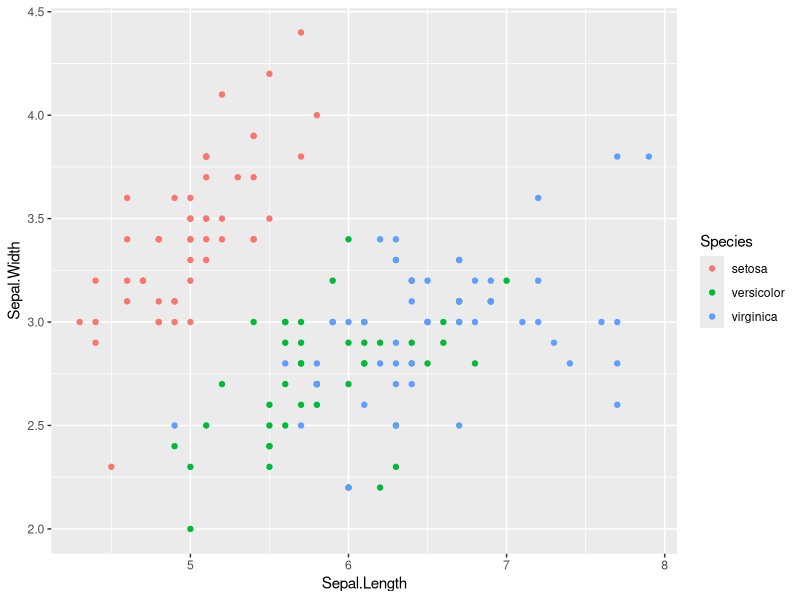
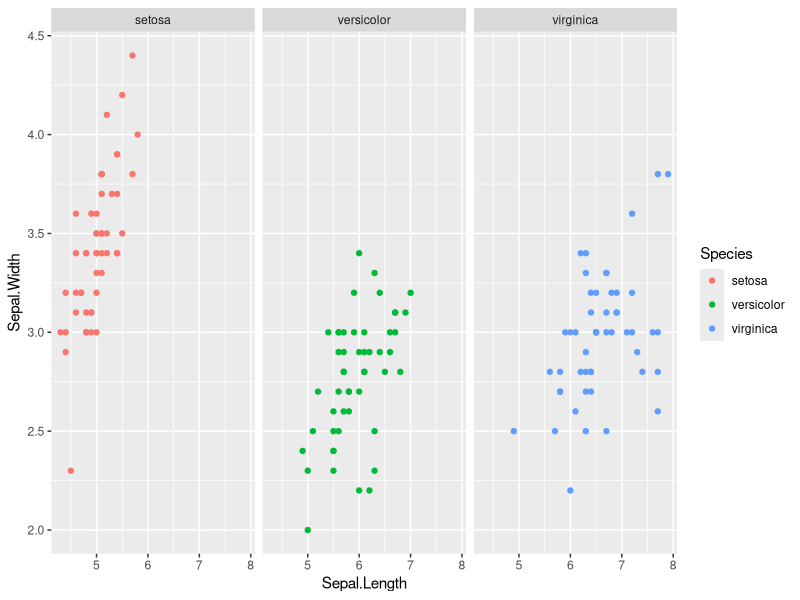
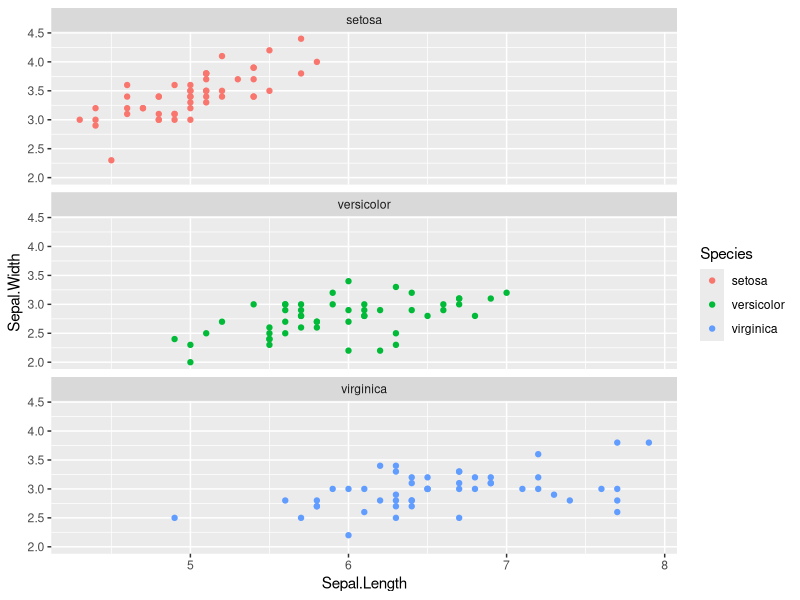
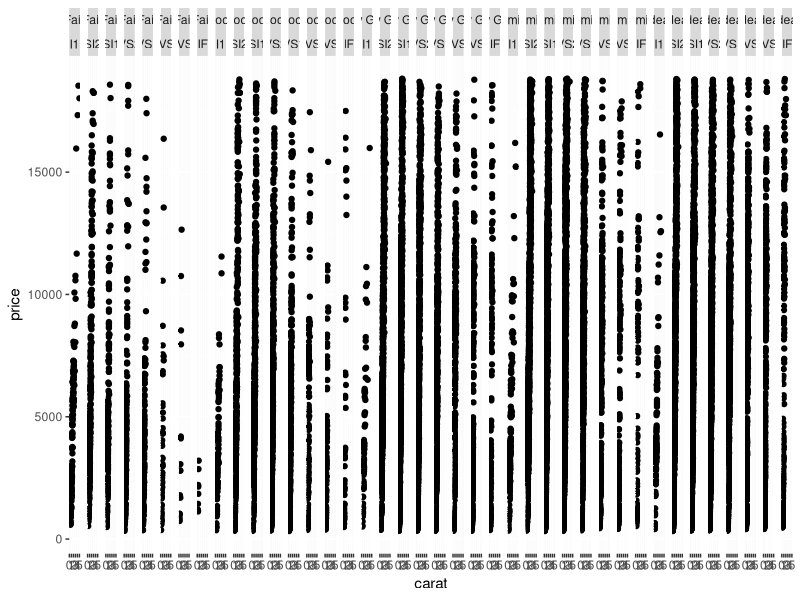
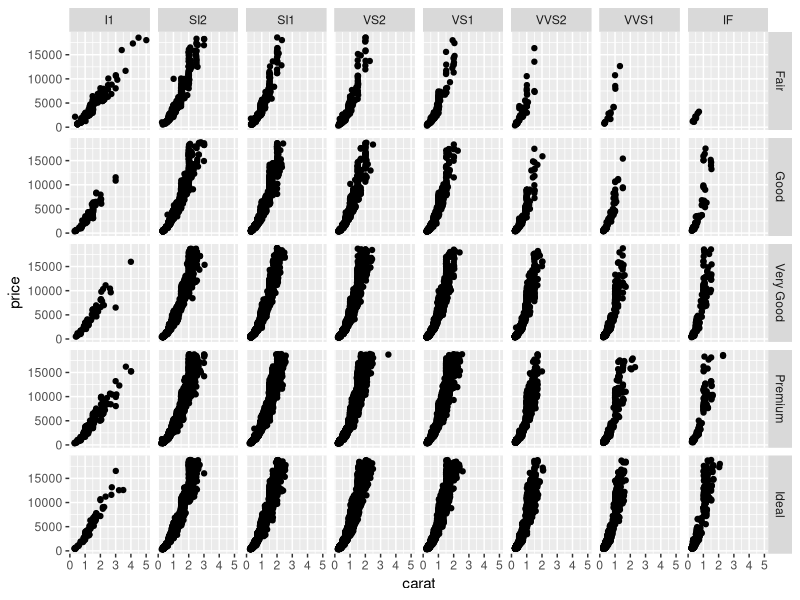
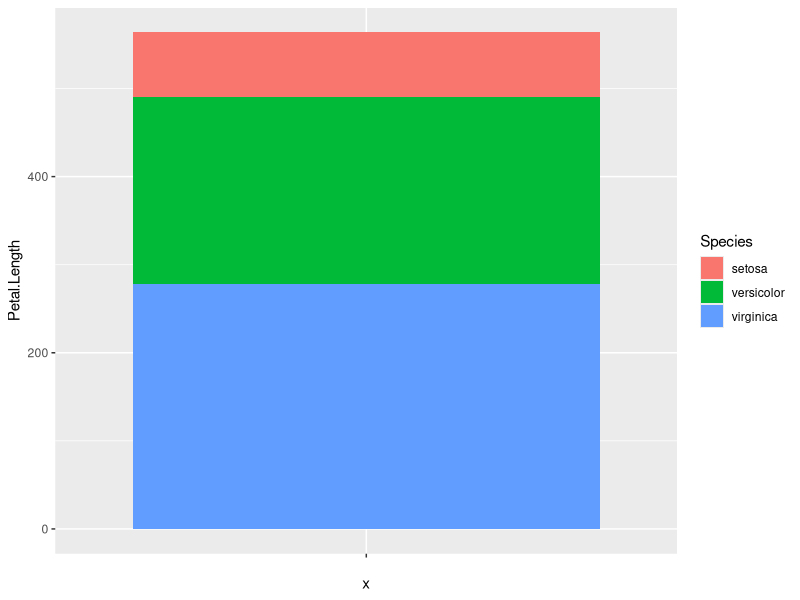
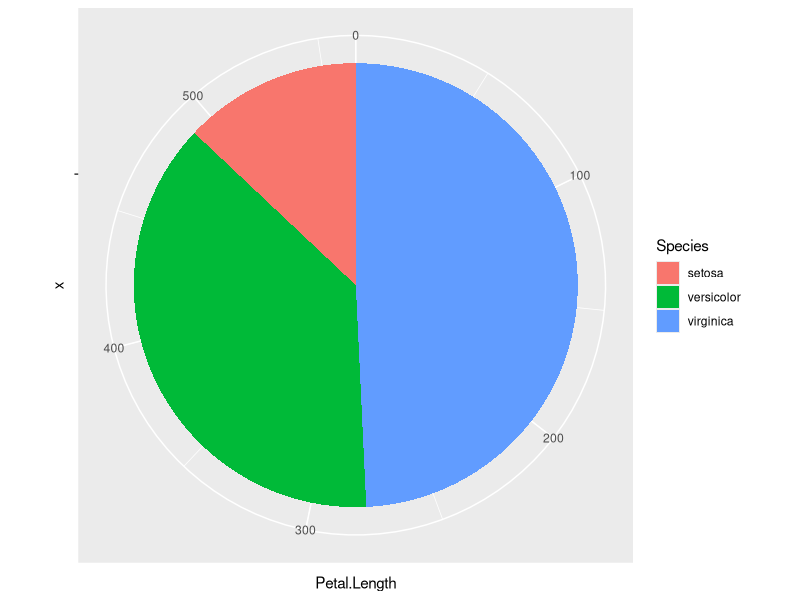
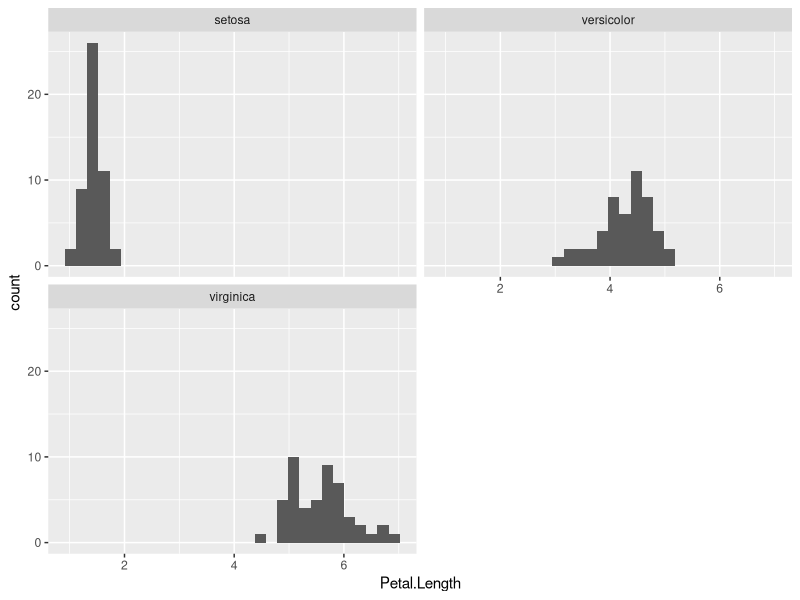

R code for these plots, in order: (Note: this script raises an error after producing the figures.)
## ---- chunk 1

## ---- chunk 2
# load packages
library(dplyr)
library(tidyr)
library(ggplot2)
library(patchwork)
library(tibble)
library(knitr)
library(kableExtra)

#colors
rv_col_dark <- "#125687"
rv_col_light <- "#e7eef3"

## ---- chunk 3
p <- ggplot(iris)+
      geom_point(aes(x=Sepal.Length,
                     y=Sepal.Width,
                     color=Species))
p
## ---- chunk 4
p + facet_wrap(~Species)
## ---- chunk 5
p + facet_wrap(~Species,nrow=3)
## ---- chunk 6
p <- diamonds %>%
     ggplot(aes(carat,price))+
     geom_point()
p + facet_grid(~cut+clarity)
## ---- chunk 7
p + facet_grid(cut~clarity)
## ---- chunk 8
p <- ggplot(iris,aes(x="",y=Petal.Length,fill=Species))+
  geom_bar(stat="identity") 
p
## ---- chunk 9
p+coord_polar("y",start=0)
## ---- chunk 10
ggplot(iris,aes(Petal.Length))+
  geom_histogram()+
  facet_wrap(~Species,nrow=2)+
  theme_grey()
## ---- chunk 11
ggplot(iris,aes(Petal.Length))+
  geom_histogram()+
  facet_wrap(~Species,nrow=2)+
  theme_bw()
## ---- chunk 12
p <- ggplot(iris)+
      geom_point(aes(x=Sepal.Length,
                     y=Sepal.Width,
                     color=Species))
## ---- chunk 13
p + theme(legend.position="top")
## ---- chunk 14
p + theme(legend.position="bottom")
## ---- chunk 15
p <- ggplot(iris)+
      geom_point(aes(x=Sepal.Length, y=Sepal.Width, color=Species))+
      labs(title="My Title",subtitle="My Subtitle")
p + theme(plot.title=element_text(hjust=0.5),
          plot.subtitle=element_text(hjust=1.0))
## ---- chunk 16
p <- diamonds %>%
      filter(cut=="Fair"|cut=="Good",color=="D"|color=="E") %>%
      droplevels() %>%
      ggplot(aes(carat,price,alpha=color,shape=cut))+
            geom_point()+
            labs(title="Title",subtitle="subtitle")+
            facet_grid(cut~color)
## ---- chunk 17
p <- p + theme(
    axis.title=element_text(color="#e41a1c"),
    axis.text=element_text(color="#377eb8"),
    plot.title=element_text(color="#4daf4a"),
    plot.subtitle=element_text(color="#984ea3"),
    legend.text=element_text(color="#ff7f00"),
    legend.title=element_text(color="#ffff33"),
    strip.text=element_text(color="#a65628")
)
## ---- chunk 18
dfr <- data.frame(value=rep(1,7),label=c("axis.title","axis.text","plot.title","plot.subtitle","legend.text","legend.title","strip.text"),stringsAsFactors=FALSE) %>%
  mutate(label=factor(label,levels=c("axis.title","axis.text","plot.title","plot.subtitle","legend.text","legend.title","strip.text")))

q <- ggplot(dfr,aes(x=label,y=value,fill=label))+
  geom_bar(stat="identity")+
  labs(x="",y="")+
  coord_flip()+
  scale_fill_manual(values=c("#e41a1c","#377eb8","#4daf4a","#984ea3","#ff7f00","#ffff33","#a65628"))+
  theme_minimal(base_size=20)+
  theme(
    legend.position="none",
    axis.text.x=element_blank(),
    axis.ticks=element_blank(),
    panel.grid=element_blank())

p|q
## ---- chunk 19
p <- diamonds %>%
      filter(cut=="Fair"|cut=="Good",color=="D"|color=="E") %>%
      droplevels() %>%
      ggplot(aes(carat,price,alpha=color,shape=cut))+
            geom_point()+
            labs(title="Title",subtitle="subtitle")+
            facet_grid(cut~color)
## ---- chunk 20
p <- p + theme(
    plot.background=element_rect(fill="#b3e2cd"),
    panel.background=element_rect(fill="#fdcdac"),
    panel.border=element_rect(fill=NA,color="#cbd5e8",size=3),
    legend.background=element_rect(fill="#f4cae4"),
    legend.box.background=element_rect(fill="#e6f5c9"),
    strip.background=element_rect(fill="#fff2ae")
)
## ---- chunk 21
dfr <- data.frame(value=rep(1,6),label=c("plot.background","panel.background","panel.border","legend.background","legend.box.background","strip.background"),stringsAsFactors=FALSE) %>%
  mutate(label=factor(label,levels=c("plot.background","panel.background","panel.border","legend.background","legend.box.background","strip.background")))

q <- ggplot(dfr,aes(x=label,y=value,fill=label))+
  geom_bar(stat="identity")+
  labs(x="",y="")+
  coord_flip()+
  scale_fill_manual(values=c("#b3e2cd","#fdcdac","#cbd5e8","#f4cae4","#e6f5c9","#fff2ae"))+
  theme_minimal(base_size=20)+
  theme(
    legend.position="none",
    axis.text.x=element_blank(),
    axis.ticks=element_blank(),
    panel.grid=element_blank())

p|q
## ---- chunk 22
p <- diamonds %>%
      filter(cut=="Fair"|cut=="Good"|cut=="Very Good") %>%
      droplevels() %>%
      ggplot(aes(carat,price,color=cut))+
            geom_point()
## ---- chunk 23
newtheme <- theme_bw() + theme(
  axis.ticks=element_blank(),
  panel.background=element_rect(fill="white"),
  panel.grid.minor=element_blank(),
  panel.grid.major.x=element_blank(),
  panel.grid.major.y=element_line(size=0.3,color="grey90"),
  panel.border=element_blank(),
  legend.position="top",
  legend.justification="right"
)
## ---- chunk 24
p
## ---- chunk 25
p + newtheme
## ---- chunk 26
USArrests %>% head(n=3)
## ---- chunk 27
us <- USArrests %>% mutate(state=rownames(.)) %>% slice(1:4) %>%
      pivot_longer(c('Murder', 'Assault', 'UrbanPop', 'Rape'), 
                   names_to = 'type', 
                   values_to = 'value')
p <- ggplot(us,aes(x=state,y=value,fill=type))
## ---- chunk 28
p + geom_bar(stat="identity",position="stack")
## ---- chunk 29
p + geom_bar(stat="identity",position="dodge")
## ---- chunk 30
x <- ggplot(iris) + geom_bar(aes(x=Sepal.Length),stat="bin")
y <- ggplot(iris) + geom_bar(aes(x=Species),stat="count")
z <- ggplot(iris) + geom_bar(aes(x=Species, y = Sepal.Length),stat="identity")
x|y|z
## ---- chunk 31
knitr::include_graphics("data/slide_ggplot2/patchwork.png")
## ---- chunk 32
knitr::include_graphics("data/slide_ggplot2/dataviz_course.png")
## ---- chunk 33
